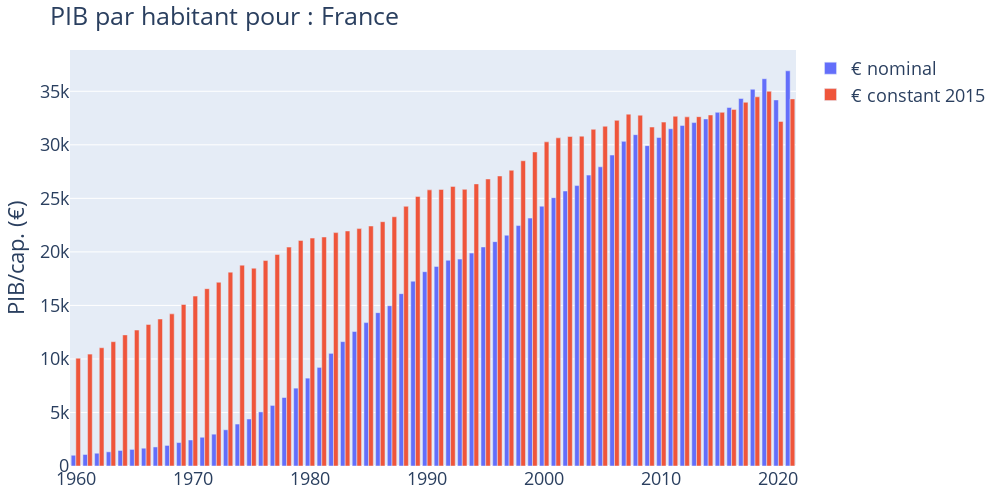

Write notebook code for a chart like this one.
### Markdown cell above
### Plotting PIB/POP

### Code cell
fig = go.Figure()

country = 'France'

label = '€ nominal'
fig.add_trace(go.Bar(x=data[label].index,y=data[label][country]/data_pop[country],name=label))
label = '€ constant 2015'
fig.add_trace(go.Bar(x=data[label].index,y=data[label][country]/data_pop[country],name=label))

fig.update_layout(title="PIB par habitant pour : " + country,
                  yaxis_title='PIB/cap. (€)',
                  width=1000,height=500,
                  font=dict(size=18),
                  margin={"r": 10, "t": 50, "l": 10, "b": 10}                  
                 )

fig.show()
